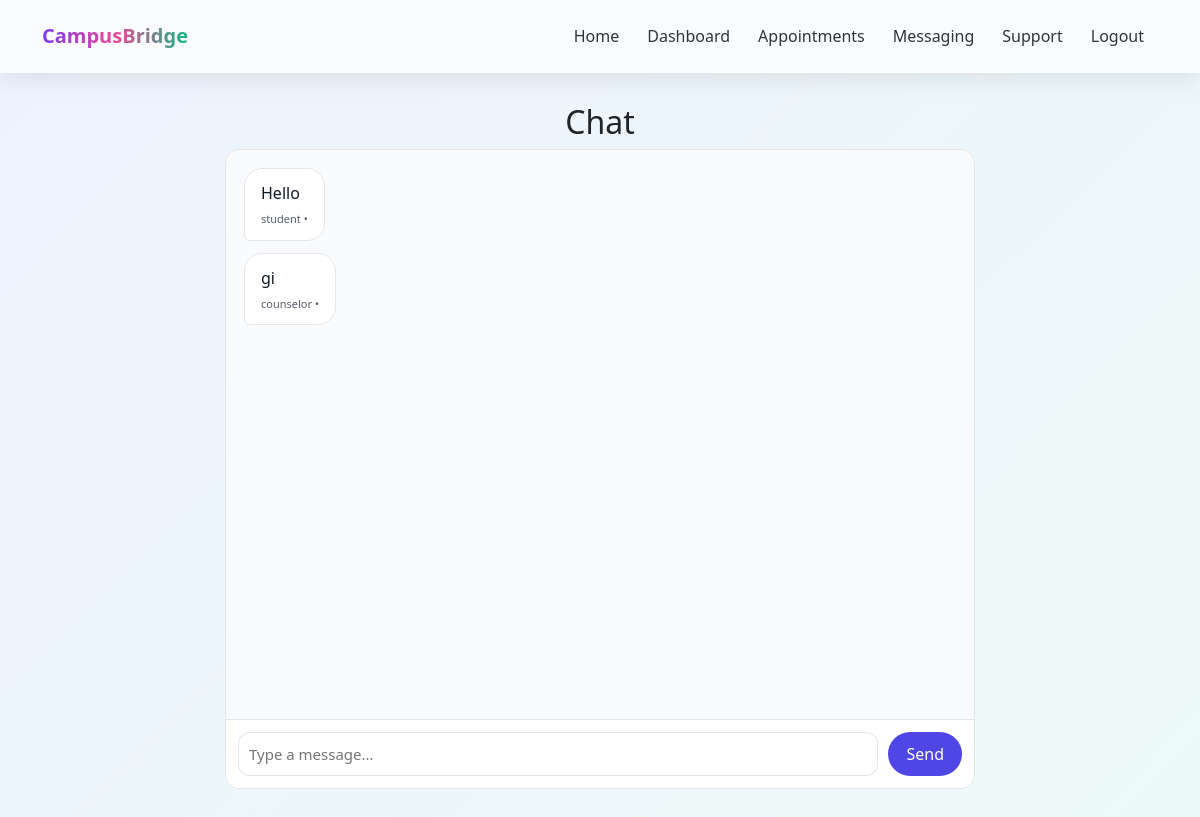
Page /messaging/chat/6/ (signed in) on the committed database.
### messaging/models.py (models this page shows)
class Message(models.Model):
    conversation = models.ForeignKey(Conversation, on_delete=models.CASCADE)
    sender_type = models.CharField(max_length=20)
    text = models.TextField()
    is_read = models.BooleanField(default=False)
    timestamp = models.DateTimeField(auto_now_add=True)

### messaging/views.py (the view)
# urls.py: urlpatterns=[path('chat/<int:convo_id>/',views.chat,name='chat'),
@login_required
def chat(request, convo_id):
    convo = get_object_or_404(Conversation, id=convo_id)
    if convo.anonymous_profile != request.user.anonymousprofile and convo.counselor != request.user:
        return HttpResponseForbidden("Not allowed")
    messages = Message.objects.filter(conversation=convo).order_by("timestamp")
    return render(request, 'messaging/chat.html', {
        'messages': messages,
        'convo': convo
    })

### templates/messaging/chat.html (shortened to what this page needs)
{% extends 'base.html' %}
{% block content %}
<h2 class="text-center mb-2">Chat</h2>
<div class="chat-wrapper">
    <div class="chat-box">
        {% for m in messages %}
            {% if m.sender == request.user %}
                <div class="msg me">
                    {{ m.text }}
                    <div class="meta">You • {{ m.created_at|date:"H:i" }}</div>
                </div>
            {% else %}
                <div class="msg other">
                    {{ m.text }}
                    <div class="meta">{{ m.sender_type }} • {{ m.created_at|date:"H:i" }}</div>
                </div>
            {% endif %}
        {% endfor %}
    </div>
    <form method="POST" action="{% url 'send_message' convo.id %}" class="chat-input">
        <input type="text" name="text" placeholder="Type a message..." required>
        <button type="submit">Send</button>
    </form>
</div>
{% endblock %}

### templates/base.html (style rules this page uses)
body { margin: 0; font-family: "Segoe UI", sans-serif; background: linear-gradient(-45deg, #f5f3ff, #fdf2f8, #ecfdf5, #eef2ff ); background-size: 400% 400%; animation: gradientFlow 12s ease infinite; min-height: 100vh; }
input, select { border-radius: 12px !important; padding: 10px !important; border: 1px solid rgba(0,0,0,0.1) !important; }

### templates/messaging/chat.html (style rules this page uses)
.chat-wrapper { max-width: 750px; margin: auto; display: flex; flex-direction: column; height: 80vh; border: 1px solid #e5e7eb; border-radius: 14px; overflow: hidden; background: #f9fafb; }
.chat-box { flex: 1; overflow-y: auto; padding: 18px; display: flex; flex-direction: column; gap: 12px; }
.msg { max-width: 70%; padding: 12px 16px; border-radius: 18px; font-size: 16px; line-height: 1.5; word-wrap: break-word; position: relative; }
.msg.other { align-self: flex-start; background: #ffffff; color: #111827; border: 1px solid #e5e7eb; border-bottom-left-radius: 6px; }
.meta { font-size: 11px; margin-top: 6px; opacity: 0.7; }
.chat-input { display: flex; padding: 12px; border-top: 1px solid #e5e7eb; background: white; }
.chat-input input { flex: 1; padding: 12px 14px; border-radius: 25px; border: 1px solid #d1d5db; font-size: 15px; outline: none; }
.chat-input button { margin-left: 10px; border: none; padding: 10px 18px; border-radius: 25px; background: #4f46e5; color: white; font-weight: 500; cursor: pointer; }

### rows in the picture
Message: text "Hello", sender_type "student"
Message: text "gi", sender_type "counselor"
